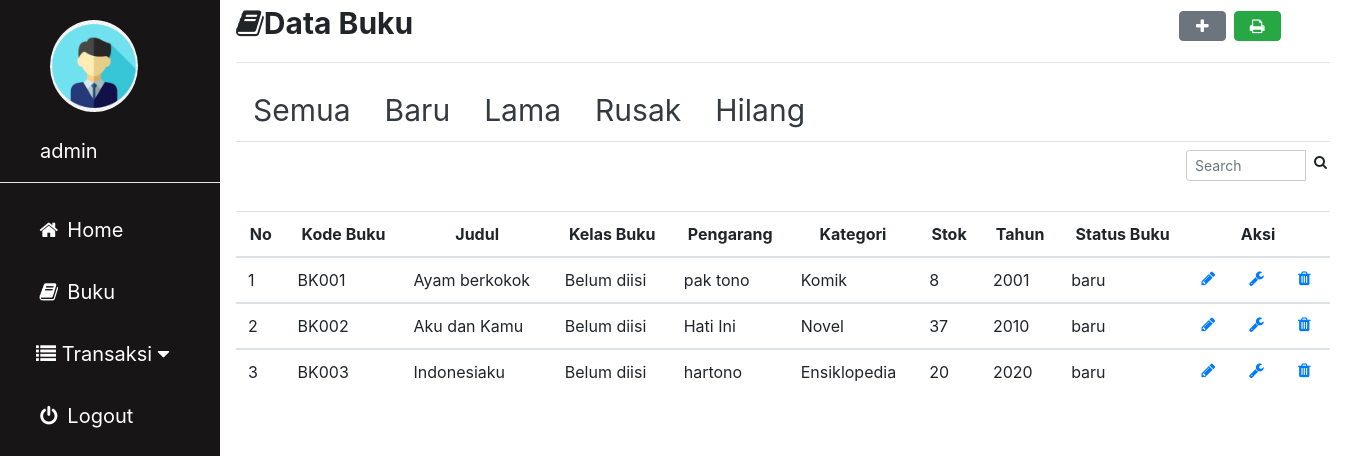
The page /admin/buku_baru.php (signed in) on the database its author committed.
### tables this page shows
CREATE TABLE `buku` (
  `kode_buku` varchar(10) NOT NULL,
  `nomor_urut` int(10) DEFAULT NULL,
  `judul` varchar(255) NOT NULL,
  `kelas_buku` varchar(100) DEFAULT NULL,
  `pengarang` varchar(255) DEFAULT NULL,
  `penerbit` varchar(255) DEFAULT NULL,
  `tempat` varchar(100) DEFAULT NULL,
  `tahun` int(5) DEFAULT NULL,
  `isbn` varchar(50) DEFAULT NULL,
  `halaman` varchar(20) DEFAULT NULL,
  `id_kategori` int(5) DEFAULT NULL,
  `stok` int(5) NOT NULL DEFAULT 0,
  `ddc` varchar(20) DEFAULT NULL,
  `klasifikasi` varchar(255) DEFAULT NULL,
  `sumber_buku` varchar(255) DEFAULT NULL,
  `rak` varchar(100) DEFAULT NULL,
  `harga` varchar(50) DEFAULT NULL,
  `no_inventaris` varchar(50) DEFAULT NULL,
  `keterangan` text DEFAULT NULL,
  `status` enum('baru','rusak','hilang','lama') NOT NULL DEFAULT 'baru'
);

CREATE TABLE `kategori` (
  `id_kategori` int(10) NOT NULL,
  `nama_kategori` varchar(50) NOT NULL
);

### admin/buku_baru.php (the view, shortened to what this page needs)
<?php
include'sidebar.php';
 ?>
 <html>
 <head>
 <link rel="stylesheet" href="../img/csskonten.css">
 <link rel="stylesheet" href="../css/bootstrap.css">
 <link rel="stylesheet" href="../img/cssform.css">
 </head>
 <body>
 <div class="main">
   <b><i class="fa fa-Book"></i>Data Buku</b><a href="#" rel="tooltip" title="Tambah Data Buku"><button type="button" name="button" class="btn btn-secondary" style="margin-left:70%" onclick="document.getElementById('id01').style.display='block'" style="width:auto;"><i class="fa fa-fw fa-plus"></i></button>
   </a><a href="buku_print.php" target="blank" rel="tooltip" title="Print Data Buku"><button type="button" name="button" class="btn btn-success"><i class="fa fa-fw fa-print"></i></button></a>
<hr>
<ul class="nav nav-tabs">
  <li class="nav-item">
    <a class="nav-link  text-dark" href="buku.php">Semua <span class="sr-only">(current)</span></a>
  </li>
  <li class="nav-item">
    <a class="nav-link text-dark" href="buku_baru.php">Baru</a>
  </li>
  <li class="nav-item">
    <a class="nav-link text-dark" href="buku_lama.php">Lama</a>
  </li>
  <li class="nav-item">
    <a class="nav-link text-dark" href="buku_rusak.php">Rusak</a>
  </li>
  <li class="nav-item">
    <a class="nav-link text-dark" href="buku_hilang.php">Hilang</a>
  </li>
</ul>
<form class="" action="" method="post">
                <div class="input-group input-group-sm" style="width: 150px; margin-left: 950px;">
                  <input type="text" name="search" class="form-control float-right" placeholder="Search">
                  <div class="input-group-append">
                    <button type="submit" class="btn btn-default"><i class="fa fa-search"></i></button>
                  </div>
                </div>
                </form>
    <table class="table table-hover">
      <thead align=center>
        <tr>
          <th scope="col">No</th>
          <th scope="col">Kode Buku</th>
          <th scope="col">Judul</th>
          <th scope="col">Kelas Buku</th>
          <th scope="col">Pengarang</th>
          <th scope="col">Kategori</th>
          <th scope="col">Stok</th>
          <th scope="col">Tahun</th>
          <th scope="col">Status Buku</th>
          <th scope="col" colspan="3">Aksi</th>
        </tr>
      </thead>
      <?php
      if(isset($_POST['search'])){
        $param = '%' . trim($_POST['search']) . '%';
        $asd = $koneksi->prepare("SELECT * FROM buku WHERE judul LIKE :judul OR kode_buku LIKE :kode_buku OR kelas_buku LIKE :kelas_buku");
        $asd->execute(array(':judul' => $param, ':kode_buku' => $param, ':kelas_buku' => $param));
      }else{
      $asd = $koneksi -> prepare("SELECT * FROM buku WHERE status = 'baru'");
      $asd -> execute();
    }
      $i = 1;
      while($data = $asd -> fetch()){
      $id = $data['id_kategori'];
      $kat = $koneksi -> prepare("SELECT * FROM kategori WHERE id_kategori = :kategori");
      $kat -> bindParam(':kategori', $id);
      $kat -> execute();
      $hasil = $kat -> fetch();
      ?>
      <tbody>
        <tr>
          <td><?php echo $i ?></td>
          <td><?php echo $data['kode_buku']; ?></td>
          <td><?php echo $data['judul']; ?></td>
          <td><?php echo $data['kelas_buku'] !== null && $data['kelas_buku'] !== '' ? htmlspecialchars((string) $data['kelas_buku'], ENT_QUOTES, 'UTF-8') : 'Belum diisi'; ?></td>
          <td><?php echo $data['pengarang']; ?></td>
          <td><?php echo $hasil ? $hasil['nama_kategori'] : ($data['klasifikasi'] !== null && $data['klasifikasi'] !== '' ? $data['klasifikasi'] : 'Belum diklasifikasikan'); ?></td>
          <td><?php echo $data['stok']; ?></td>
          <td><?php echo $data['tahun']; ?></td>
          <td><?php echo $data['status']; ?></td>
          <td>
            <?php if ((int) $data['stok'] > 0) { ?>
            <a rel="tooltip" title="Pinjam" href="pinjam_tambah.php?agung=<?php echo $data['kode_buku']; ?>">
            <i class="fa fa-fw fa-pencil"></i></a>
            <?php } else { ?>
            <span class="text-muted" title="Stok habis"><i class="fa fa-fw fa-ban"></i></span>
            <?php } ?>
          </td>
          <td>
            <a rel="tooltip" title="Edit" href="buku_edit.php?agung=<?php echo $data['kode_buku']; ?>">
            <i class="fa fa-fw fa-wrench"></i></a>
          </td>
          <td>
            <a rel="tooltip" title="Hapus" href="buku_proses.php?prabowo=hapus&app=<?php echo $data['kode_buku']; ?>" onclick="return confirm('apakah anda yakin?')">
            <i class="fa fa-fw fa-trash"></i></a>
          </td>
        </tr>
      </tbody>
      <?php $i++;  } ?>
    </table>
   </div>
 </body>
 </html>

### img/cssadmin.css (style rules this page uses)
body { margin: 0; font-family: "Lato", sans-serif; }

### img/csskonten.css (style rules this page uses)
.main { margin-left: 220px; padding: 1px 16px; height: 100%; font-size: 30px; }
input[type=text], input[type=password], select { width: 100%; padding: 5px 5px; margin: 8px 0; display: inline-block; border: 1px solid #ccc; box-sizing: border-box; font-size: 20px; }

### img/cssform.css (style rules this page uses)
input[type=text], input[type=password], select, textarea { width: 100%; padding: 5px 5px; margin: 8px 0; display: inline-block; border: 1px solid #ccc; box-sizing: border-box; font-size: 20px; }

### rows shown on the page
buku: kode_buku "BK001", judul "Ayam berkokok", shows "Belum diisi", pengarang "pak tono", id_kategori.nama_kategori "Komik", stok "8", tahun "2001", status "baru"
buku: kode_buku "BK002", judul "Aku dan Kamu", shows "Belum diisi", pengarang "Hati Ini", id_kategori.nama_kategori "Novel", stok "37", tahun "2010", status "baru"
buku: kode_buku "BK003", judul "Indonesiaku", shows "Belum diisi", pengarang "hartono", id_kategori.nama_kategori "Ensiklopedia", stok "20", tahun "2020", status "baru"

### other values the page prints
$_SESSION['username']['nama'] "admin"
